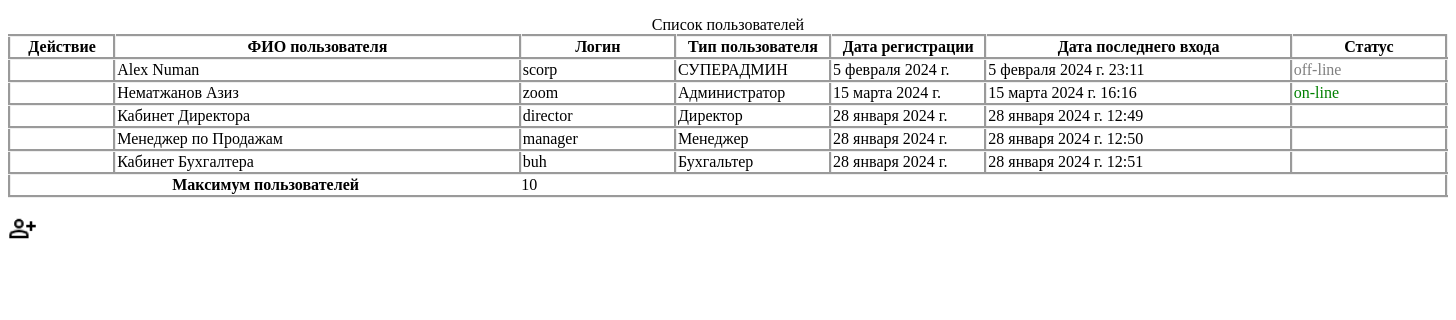
Before: /users_list/ with the older database file.
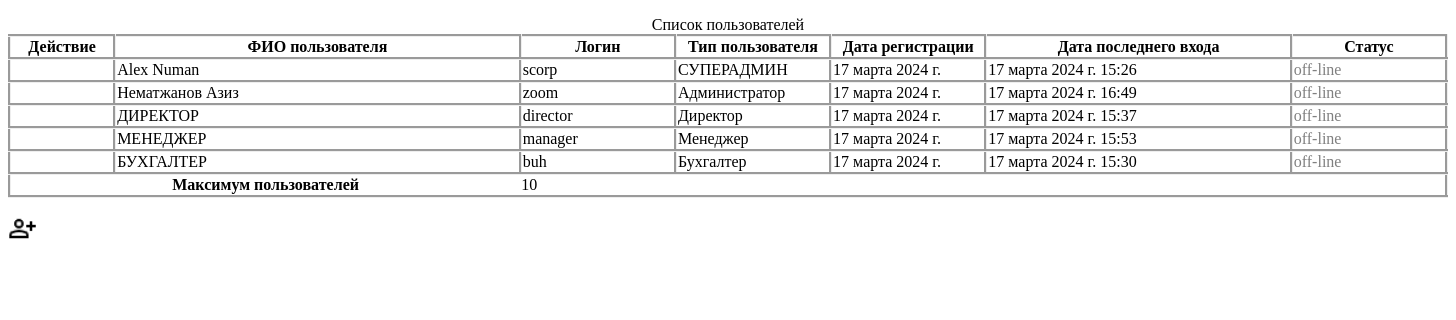
After: the same page with the newer database file.
### firstapp/models.py (models this page shows)
class Users(models.Model):  #Класс для создания нового пользователья
    user_name = models.CharField(max_length=50)                            # ФИО нового пользователья
    user_birth = models.DateField(auto_now=False)                          # Дата рождения
    user_adress = models.CharField(max_length=50)                          # Адрес
    user_email = models.EmailField()                                       # Эл.почта
    user_tel = models.CharField(max_length=10)                             # Сотовый телефон
    user_login = models.CharField(max_length=50)                           # Логин
    user_pass = models.CharField(max_length=50)                            # Пароль
    user_type = models.CharField(max_length=50)                            # Тип пользователя
    user_regist_date = models.DateField(auto_now=True)                     # Дата регистрации
    user_login_date = models.DateTimeField(auto_now=True)                  # Дата последнего входа
    user_status = models.CharField(max_length=10, default='off-line')      # Статус пользователя

### firstapp/views.py (the view)
# urls.py: path('users_list/', views.users_list),
def users_list(request):
    people = Users.objects.values()
    return render(request, 'users_list.html', context={'db_data': people})

### firstapp/templates/users_list.html (shortened to what this page needs)
<!DOCTYPE html>
{% load static %}
<html lang="en">
<head>
    <link rel="stylesheet" type="text/css" href="{% static 'css/users_list.css' %}">
    <link rel="stylesheet" type="text/css" href="{% static 'css/settings.css' %}">
</head>
<body>
<div>
    <table class="table">
         <caption>
             Список пользователей
         </caption>
        <thead>
        <tr>
            <th style="width: 100px;" class="users_table">Действие</th>
            <th style="width: 400px;" class="users_table"> ФИО пользователя</th>
            <th style="width: 150px;" class="users_table">Логин</th>
            <th style="width: 150px;" class="users_table">Тип пользователя</th>
            <th style="width: 150px;" class="users_table">Дата регистрации</th>
            <th style="width: 300px;" class="users_table">Дата последнего входа</th>
            <th style="width: 150px;" class="users_table">Статус</th>
        </tr>
        </thead>
        <tbody id="users_table">
        {% for i in db_data %}
        <tr>
            <td class="users_table"></td>
            <td class="users_table"> {{i.user_name}}</td>
            <td class="users_table">{{i.user_login}}</td>
            <td class="users_table">{{i.user_type}}</td>
            <td class="users_table">{{i.user_regist_date}}</td>
            <td class="users_table">{{i.user_login_date}}</td>
            <td class="users_table">{{i.user_status}}</td>
            {% endfor %}
        </tbody>
        <tfoot>
    <tr>
      <th scope="row" colspan="2">Максимум пользователей</th>
      <td colspan="2">10</td>
    </tr>
  </tfoot>
    </table>
    <img style="width: 2%; height: 2%;" src="{% static 'img/person_add.png' %}" class="add_person" id="add_new_user">
</div>
</body>
</html>

Changed rows visible on the page:
removed Users: user_name "Кабинет Директора", user_login "director", user_type "Директор", user_regist_date "28 января 2024 г.", user_login_date "28 января 2024 г. 12:49"
removed Users: user_name "Менеджер по Продажам", user_login "manager", user_type "Менеджер", user_regist_date "28 января 2024 г.", user_login_date "28 января 2024 г. 12:50"
removed Users: user_name "Кабинет Бухгалтера", user_login "buh", user_type "Бухгальтер", user_regist_date "28 января 2024 г.", user_login_date "28 января 2024 г. 12:51"
changed Users "Alex Numan": user_regist_date "5 февраля 2024 г." → "17 марта 2024 г."; user_login_date "5 февраля 2024 г. 23:11" → "17 марта 2024 г. 15:26"
changed Users "Нематжанов Азиз": user_regist_date "15 марта 2024 г." → "17 марта 2024 г."; user_login_date "15 марта 2024 г. 16:16" → "17 марта 2024 г. 16:49"; user_status "on-line" → "off-line"
added Users: user_name "ДИРЕКТОР", user_login "director", user_type "Директор", user_regist_date "17 марта 2024 г.", user_login_date "17 марта 2024 г. 15:37", user_status "off-line"
added Users: user_name "МЕНЕДЖЕР", user_login "manager", user_type "Менеджер", user_regist_date "17 марта 2024 г.", user_login_date "17 марта 2024 г. 15:53", user_status "off-line"
added Users: user_name "БУХГАЛТЕР", user_login "buh", user_type "Бухгалтер", user_regist_date "17 марта 2024 г.", user_login_date "17 марта 2024 г. 15:30", user_status "off-line"
